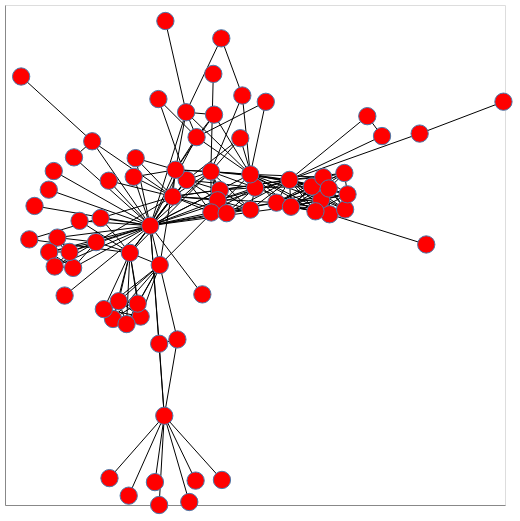

The notebook cell this image was saved under:
### Markdown cell above
The `spring_layout` is the default layout; it is an implementation of the Fruchterman-Reingold algorithm and takes several parameters. You can adjust it by generating the `pos` by hand.

✏️ *Have a look into the [documentation](https://networkx.github.io/documentation/stable/reference/generated/networkx.drawing.layout.spring_layout.html?highlight=spring_layout#networkx.drawing.layout.spring_layout) and try out other parameters, e.g. number of iterations:*

### Code cell
pos = nx.spring_layout(G, iterations=100)

nxa.draw_networkx(G, pos, node_tooltip="name").properties(width=500, height=500)

### Figure 1 — Vega-Lite specification as saved in the notebook (floating-point values rounded to 4 significant figures; data arrays with more than 128 entries replaced by an {"elided": "..."} marker saying what was removed)
{"config": {"view": {"continuousWidth": 400, "continuousHeight": 300}}, "layer": [{"data": {"name": "data-ede0ab0105da6ffb1a490d8ba63438d7"}, "mark": {"type": "line", "color": "black", "opacity": 1, "strokeWidth": 1}, "encoding": {"detail": {"type": "quantitative", "field": "edge"}, "x": {"type": "quantitative", "axis": {"grid": false, "labels": false, "ticks": false, "title": ""}, "field": "x"}, "y": {"type": "quantitative", "axis": {"grid": false, "labels": false, "ticks": false, "title": ""}, "field": "y"}}}, {"data": {"name": "data-e51d79f09f8f7a82e82009cde2b2b3de"}, "mark": {"type": "point", "fill": "red", "opacity": 1, "size": 300, "strokeWidth": 1.0}, "encoding": {"tooltip": {"type": "nominal", "field": "name"}, "x": {"type": "quantitative", "axis": {"grid": false, "labels": false, "ticks": false}, "field": "x"}, "y": {"type": "quantitative", "axis": {"grid": false, "labels": false, "ticks": false}, "field": "y"}}}], "height": 500, "width": 500, "$schema": "https://vega.github.io/schema/vega-lite/v4.8.1.json", "datasets": {"data-ede0ab0105da6ffb1a490d8ba63438d7": {"elided": "508 records"}, "data-e51d79f09f8f7a82e82009cde2b2b3de": [{"name": "Myriel", "group": 1, "x": -0.09032, "y": -0.6787}, {"name": "Napoleon", "group": 1, "x": 0.009994, "y": -0.9122}, {"name": "Mlle.Baptistine", "group": 1, "x": -0.04834, "y": -0.404}, {"name": "Mme.Magloire", "group": 1, "x": -0.1067, "y": -0.4194}, {"name": "CountessdeLo", "group": 1, "x": -0.2657, "y": -0.9033}, {"name": "Geborand", "group": 1, "x": -0.01036, "y": -0.9892}, {"name": "Champtercier", "group": 1, "x": -0.1067, "y": -1.0}, {"name": "Cravatte", "group": 1, "x": -0.1202, "y": -0.9177}, {"name": "Count", "group": 1, "x": -0.2042, "y": -0.9665}, {"name": "OldMan", "group": 1, "x": 0.09422, "y": -0.9098}, {"name": "Labarre", "group": 2, "x": -0.4598, "y": 0.1351}, {"name": "Valjean", "group": 2, "x": -0.1352, "y": 0.005601}, {"name": "Marguerite", "group": 3, "x": -0.3614, "y": 0.02283}, {"name": "Mme.deR", "group": 2, "x": -0.4439, "y": 0.2023}, {"name": "Isabeau", "group": 2, "x": -0.4092, "y": -0.246}, {"name": "Gervais", "group": 2, "x": 0.03151, "y": -0.2418}, {"name": "Tholomyes", "group": 3, "x": -0.1048, "y": -0.1361}, {"name": "Listolier", "group": 3, "x": -0.1658, "y": -0.3216}, {"name": "Fameuil", "group": 3, "x": -0.2361, "y": -0.2664}, {"name": "Blacheville", "group": 3, "x": -0.2543, "y": -0.3303}, {"name": "Favourite", "group": 3, "x": -0.2837, "y": -0.2948}, {"name": "Dahlia", "group": 3, "x": -0.2111, "y": -0.3487}, {"name": "Zephine", "group": 3, "x": -0.1754, "y": -0.2749}, {"name": "Fantine", "group": 3, "x": -0.2003, "y": -0.09233}, {"name": "Mme.Thenardier", "group": 4, "x": -0.01868, "y": 0.1701}, {"name": "Thenardier", "group": 4, "x": 0.05879, "y": 0.2006}, {"name": "Cosette", "group": 5, "x": -0.05429, "y": 0.2069}, {"name": "Javert", "group": 4, "x": -0.06353, "y": 0.1105}, {"name": "Fauchelevent", "group": 0, "x": -0.3209, "y": 0.3094}, {"name": "Bamatabois", "group": 2, "x": -0.3085, "y": -0.05362}, {"name": "Perpetue", "group": 3, "x": -0.5223, "y": -0.04376}, {"name": "Simplice", "group": 2, "x": -0.2938, "y": 0.03308}, {"name": "Scaufflaire", "group": 2, "x": -0.5055, "y": 0.0766}, {"name": "Woman1", "group": 2, "x": -0.2681, "y": 0.1674}, {"name": "Judge", "group": 2, "x": -0.4324, "y": -0.03731}, {"name": "Champmathieu", "group": 2, "x": -0.382, "y": -0.1464}, {"name": "Brevet", "group": 2, "x": -0.3936, "y": -0.08892}, {"name": "Chenildieu", "group": 2, "x": -0.4586, "y": -0.0892}, {"name": "Cochepaille", "group": 2, "x": -0.4409, "y": -0.1414}, {"name": "Pontmercy", "group": 4, "x": 0.1594, "y": 0.4742}, {"name": "Boulatruelle", "group": 6, "x": 0.06658, "y": 0.552}, {"name": "Eponine", "group": 4, "x": 0.2003, "y": 0.1424}, {"name": "Anzelma", "group": 4, "x": 0.1529, "y": 0.3205}, {"name": "Woman2", "group": 5, "x": -0.1881, "y": 0.1813}, {"name": "MotherInnocent", "group": 0, "x": -0.3793, "y": 0.2515}, {"name": "Gribier", "group": 0, "x": -0.5483, "y": 0.5426}, {"name": "Jondrette", "group": 7, "x": 0.995, "y": 0.4519}, {"name": "Mme.Burgon", "group": 7, "x": 0.7269, "y": 0.3371}, {"name": "Gavroche", "group": 8, "x": 0.3102, "y": 0.1703}, {"name": "Gillenormand", "group": 5, "x": 0.01307, "y": 0.3243}, {"name": "Magnon", "group": 5, "x": -0.1092, "y": 0.4614}, {"name": "Mlle.Gillenormand", "group": 5, "x": -0.02041, "y": 0.414}, {"name": "Mme.Pontmercy", "group": 5, "x": 0.09212, "y": 0.68}, {"name": "Mlle.Vaubois", "group": 5, "x": -0.0868, "y": 0.7424}, {"name": "Lt.Gillenormand", "group": 5, "x": 0.06888, "y": 0.4053}, {"name": "Marius", "group": 8, "x": 0.1849, "y": 0.1903}, {"name": "BaronessT", "group": 5, "x": 0.2346, "y": 0.4514}, {"name": "Mabeuf", "group": 8, "x": 0.4387, "y": 0.0466}, {"name": "Enjolras", "group": 8, "x": 0.2685, "y": 0.0885}, {"name": "Combeferre", "group": 8, "x": 0.4116, "y": 0.09939}, {"name": "Prouvaire", "group": 8, "x": 0.4884, "y": 0.06395}, {"name": "Feuilly", "group": 8, "x": 0.3934, "y": 0.05724}, {"name": "Courfeyrac", "group": 8, "x": 0.3819, "y": 0.1464}, {"name": "Bahorel", "group": 8, "x": 0.4185, "y": 0.1801}, {"name": "Bossuet", "group": 8, "x": 0.3152, "y": 0.07372}, {"name": "Joly", "group": 8, "x": 0.4361, "y": 0.1394}, {"name": "Grantaire", "group": 8, "x": 0.496, "y": 0.1185}, {"name": "MotherPlutarch", "group": 9, "x": 0.748, "y": -0.06211}, {"name": "Gueulemer", "group": 4, "x": 0.08748, "y": 0.1336}, {"name": "Babet", "group": 4, "x": 0.08059, "y": 0.097}, {"name": "Claquesous", "group": 4, "x": 0.06025, "y": 0.05309}, {"name": "Montparnasse", "group": 4, "x": 0.1092, "y": 0.05052}, {"name": "Toussaint", "group": 5, "x": -0.1818, "y": 0.2487}, {"name": "Child1", "group": 10, "x": 0.5594, "y": 0.3998}, {"name": "Child2", "group": 10, "x": 0.6065, "y": 0.3283}, {"name": "Brujon", "group": 4, "x": 0.1855, "y": 0.06329}, {"name": "Mme.Hucheloup", "group": 8, "x": 0.4861, "y": 0.1952}]}}
